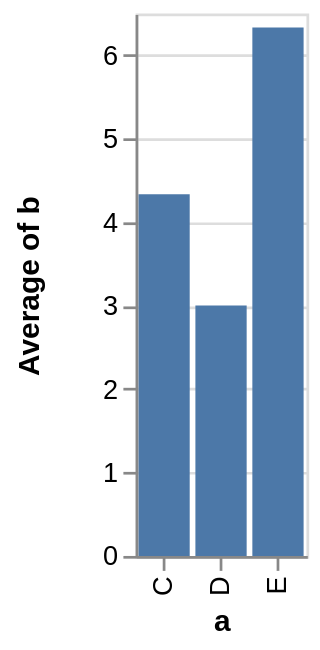

This figure's Vega-Lite source:
### Vega specification from a JSON file in a GitHub repository (floating-point values rounded to 4 significant figures)
{"$schema": "https://vega.github.io/schema/vega/v4.json", "autosize": "pad", "padding": 5, "height": 200, "style": "cell", "data": [{"name": "source_0", "values": [{"a": "C", "b": 2}, {"a": "C", "b": 7}, {"a": "C", "b": 4}, {"a": "D", "b": 1}, {"a": "D", "b": 2}, {"a": "D", "b": 6}, {"a": "E", "b": 8}, {"a": "E", "b": 4}, {"a": "E", "b": 7}]}, {"name": "data_0", "source": "source_0", "transform": [{"type": "formula", "expr": "toNumber(datum[\"b\"])", "as": "b"}, {"type": "aggregate", "groupby": ["a"], "ops": ["average"], "fields": ["b"], "as": ["average_b"]}]}], "signals": [{"name": "x_step", "value": 21}, {"name": "width", "update": "bandspace(domain('x').length, 0.1, 0.05) * x_step"}], "marks": [{"name": "marks", "type": "rect", "style": ["bar"], "from": {"data": "data_0"}, "encode": {"update": {"fill": {"value": "#4c78a8"}, "x": {"scale": "x", "field": "a"}, "width": {"scale": "x", "band": true}, "y": {"scale": "y", "field": "average_b"}, "y2": {"scale": "y", "value": 0}}}}], "scales": [{"name": "x", "type": "band", "domain": {"data": "data_0", "field": "a", "sort": true}, "range": {"step": {"signal": "x_step"}}, "paddingInner": 0.1, "paddingOuter": 0.05}, {"name": "y", "type": "linear", "domain": {"data": "data_0", "field": "average_b"}, "range": [{"signal": "height"}, 0], "nice": true, "zero": true}], "axes": [{"scale": "x", "orient": "bottom", "grid": false, "title": "a", "encode": {"labels": {"update": {"angle": {"value": 270}, "align": {"value": "right"}, "baseline": {"value": "middle"}}}}, "zindex": 1}, {"scale": "y", "orient": "left", "grid": false, "title": "Average of b", "labelOverlap": true, "tickCount": {"signal": "ceil(height/40)"}, "zindex": 1}, {"scale": "y", "orient": "left", "grid": true, "tickCount": {"signal": "ceil(height/40)"}, "gridScale": "x", "domain": false, "labels": false, "maxExtent": 0, "minExtent": 0, "ticks": false, "zindex": 0}], "config": {"axisY": {"minExtent": 30}}}
